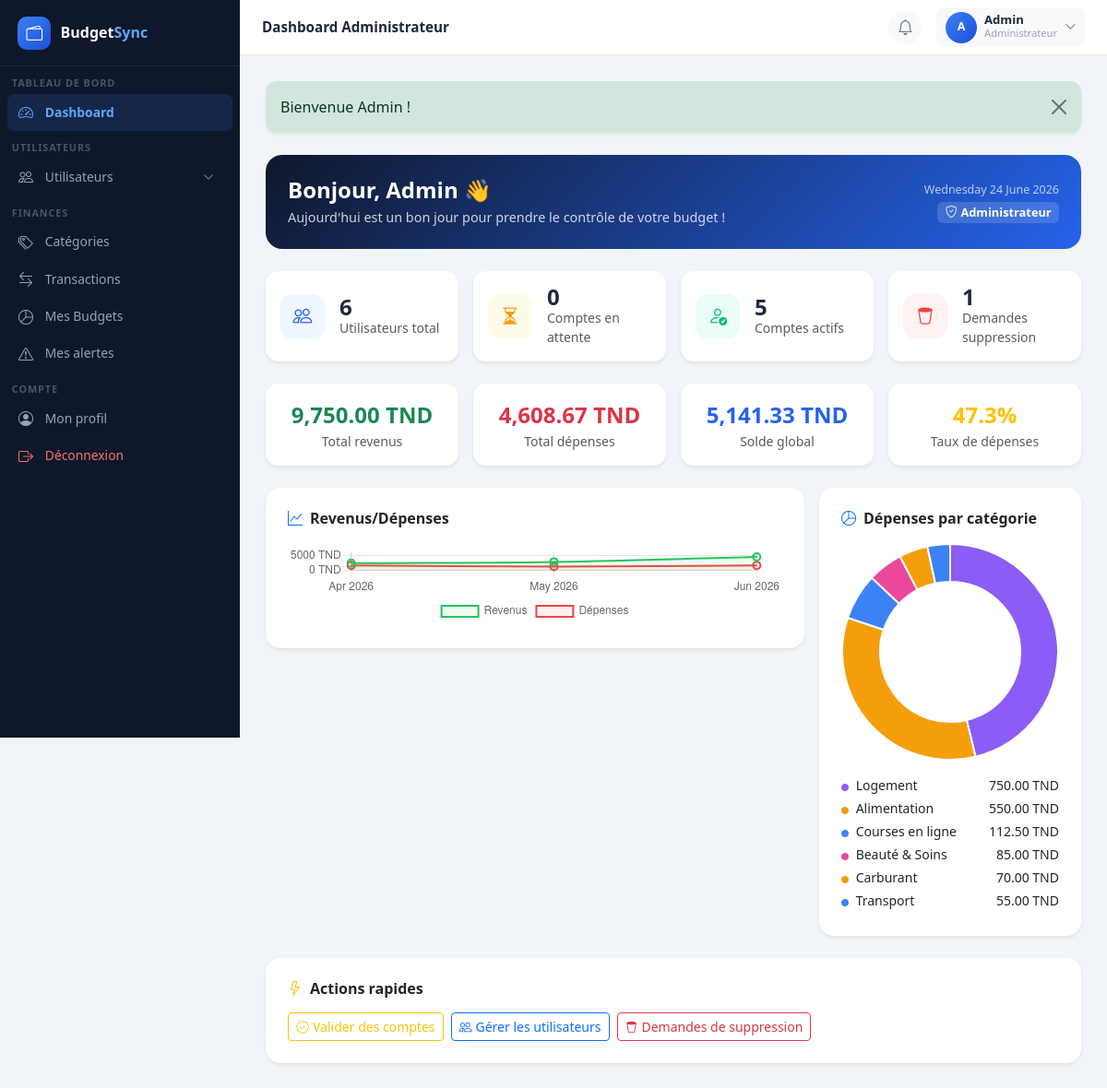
/index.php?page=dashboard (signed in), run on the app's committed database.
### tables this page shows
CREATE TABLE `utilisateurs` (
  `id` int(11) NOT NULL,
  `nom` varchar(100) NOT NULL,
  `prenom` varchar(100) NOT NULL,
  `email` varchar(150) NOT NULL,
  `mot_de_passe` varchar(255) NOT NULL,
  `role` enum('admin','utilisateur') DEFAULT 'utilisateur',
  `statut` enum('actif','en_attente','bloque','suspendu') DEFAULT 'en_attente',
  `date_inscription` datetime DEFAULT current_timestamp(),
  `derniere_connexion` datetime DEFAULT NULL
);

### frontend/pages/admin/dashboard.php (the view)
<?php
require_once __DIR__ . '/../partials/header.php';
$labels    = array_column($evolution, 'mois');
$depData   = array_map('floatval', array_column($evolution, 'depenses'));
$revData   = array_map('floatval', array_column($evolution, 'revenus'));
$catLabels = array_column($repartition, 'nom');
$catData   = array_map('floatval', array_column($repartition, 'total'));
$catColors = array_column($repartition, 'couleur');
?>
<div class="card border-0 mb-4 p-4"
     style="background:linear-gradient(135deg,#0f172a,#2563eb);border-radius:18px;color:#fff;">
    <div class="d-flex justify-content-between align-items-center flex-wrap gap-3">
        <div>
            <h4 class="fw-bold mb-1">Bonjour, <?= htmlspecialchars($user['prenom'], ENT_QUOTES) ?> 👋</h4>
            <p class="mb-0" style="opacity:.8;font-size:.9rem;">
                Aujourd'hui est un bon jour pour prendre le contrôle de votre budget !
            </p>
        </div>
        <div class="text-end">
            <div style="font-size:.78rem;opacity:.7;"><?= date('l d F Y') ?></div>
            <div class="badge" style="background:rgba(255,255,255,.15);color:#fff;font-size:.8rem;margin-top:4px;">
                <i class="bi bi-shield-check me-1"></i>Administrateur
            </div>
        </div>
    </div>
</div>
<div class="row g-3 mb-4">
    <?php
    $kpis = [
        ['label'=>'Utilisateurs total',    'value'=>$nbUsers,    'icon'=>'bi-people',          'color'=>'#2563eb', 'bg'=>'#eff6ff', 'link'=>'admin_utilisateurs'],
        ['label'=>'Comptes en attente',    'value'=>$nbAttente,  'icon'=>'bi-hourglass-split',  'color'=>'#f59e0b', 'bg'=>'#fffbeb', 'link'=>'admin_validation'],
        ['label'=>'Comptes actifs',        'value'=>$nbActifs,   'icon'=>'bi-person-check',     'color'=>'#10b981', 'bg'=>'#ecfdf5', 'link'=>'admin_utilisateurs'],
        ['label'=>'Demandes suppression',  'value'=>$nbDemandes, 'icon'=>'bi-trash2',           'color'=>'#ef4444', 'bg'=>'#fef2f2', 'link'=>'admin_demandes'],
    ];
    foreach($kpis as $k): ?>
    <div class="col-md-3 col-6">
        <a href="index.php?page=<?= $k['link'] ?>" class="text-decoration-none">
            <div class="card border-0 shadow-sm h-100" style="border-radius:14px;">
                <div class="card-body p-3 d-flex align-items-center gap-3">
                    <div style="width:48px;height:48px;background:<?= $k['bg'] ?>;border-radius:12px;
                                display:flex;align-items:center;justify-content:center;flex-shrink:0;">
                        <i class="<?= $k['icon'] ?>" style="font-size:1.3rem;color:<?= $k['color'] ?>"></i>
                    </div>
                    <div>
                        <div class="fw-bold fs-4" style="color:#1e293b;line-height:1;"><?= $k['value'] ?></div>
                        <div class="small text-muted"><?= $k['label'] ?></div>
                    </div>
                </div>
            </div>
        </a>
    </div>
    <?php endforeach; ?>
</div>
<div class="row g-3 mb-4">
    <div class="col-md-3 col-6">
        <div class="card border-0 shadow-sm text-center p-3" style="border-radius:14px;">
            <div class="text-success fw-bold fs-4"><?= number_format($statsGlobales['revenus'],2) ?> TND</div>
            <div class="small text-muted">Total revenus</div>
        </div>
    </div>
    <div class="col-md-3 col-6">
        <div class="card border-0 shadow-sm text-center p-3" style="border-radius:14px;">
            <div class="text-danger fw-bold fs-4"><?= number_format($statsGlobales['depenses'],2) ?> TND</div>
            <div class="small text-muted">Total dépenses</div>
        </div>
    </div>
    <div class="col-md-3 col-6">
        <?php $soldeGlobal = $statsGlobales['revenus'] - $statsGlobales['depenses']; ?>
        <div class="card border-0 shadow-sm text-center p-3" style="border-radius:14px;">
            <div class="fw-bold fs-4" style="color:<?= $soldeGlobal >= 0 ? '#2563eb' : '#ef4444' ?>">
                <?= number_format($soldeGlobal,2) ?> TND
            </div>
            <div class="small text-muted">Solde global</div>
        </div>
    </div>
    <div class="col-md-3 col-6">
        <?php $tauxGlobal = $statsGlobales['revenus'] > 0 ? round(($statsGlobales['depenses']/$statsGlobales['revenus'])*100,1) : 0; ?>
        <div class="card border-0 shadow-sm text-center p-3" style="border-radius:14px;">
            <div class="fw-bold fs-4 text-warning"><?= $tauxGlobal ?>%</div>
            <div class="small text-muted">Taux de dépenses</div>
        </div>
    </div>
</div>
<div class="row g-3 mb-4">
    <div class="col-lg-8">
        <div class="card border-0 shadow-sm p-4" style="border-radius:16px;">
            <h6 class="fw-semibold mb-3">
                <i class="bi bi-graph-up me-2 text-primary"></i>Revenus/Dépenses
            </h6>
            <canvas id="chartEvolution" height="90"></canvas>
        </div>
    </div>
    <div class="col-lg-4">
        <div class="card border-0 shadow-sm p-4" style="border-radius:16px;">
            <h6 class="fw-semibold mb-3">
                <i class="bi bi-pie-chart me-2 text-primary"></i>Dépenses par catégorie
            </h6>
            <?php if(empty($repartition)): ?>
            <div class="text-center text-muted py-4" style="font-size:.85rem;">
                <i class="bi bi-pie-chart d-block mb-2 fs-3"></i>Aucune dépense ce mois
            </div>
            <?php else: ?>
            <canvas id="chartCategories" height="180"></canvas>
            <div class="mt-3">
                <?php foreach($repartition as $r): ?>
                <div class="d-flex justify-content-between align-items-center small mb-1">
                    <span><i class="bi bi-circle-fill me-1" style="color:<?= htmlspecialchars($r['couleur'],ENT_QUOTES) ?>;font-size:.5rem;"></i>
                        <?= htmlspecialchars($r['nom'], ENT_QUOTES) ?></span>
                    <span class="fw-medium"><?= number_format($r['total'],2) ?> TND</span>
                </div>
                <?php endforeach; ?>
            </div>
            <?php endif; ?>
        </div>
    </div>
</div>
<div class="card border-0 shadow-sm p-4" style="border-radius:16px;">
    <h6 class="fw-semibold mb-3"><i class="bi bi-lightning me-2 text-warning"></i>Actions rapides</h6>
    <div class="row g-2">
        <div class="col-auto">
            <a href="index.php?page=admin_validation" class="btn btn-outline-warning btn-sm">
                <i class="bi bi-patch-check me-1"></i>Valider des comptes
            </a>
        </div>
        <div class="col-auto">
            <a href="index.php?page=admin_utilisateurs" class="btn btn-outline-primary btn-sm">
                <i class="bi bi-people me-1"></i>Gérer les utilisateurs
            </a>
        </div>
        <div class="col-auto">
            <a href="index.php?page=admin_demandes" class="btn btn-outline-danger btn-sm">
                <i class="bi bi-trash2 me-1"></i>Demandes de suppression
            </a>
        </div>
    </div>
</div>
<script>
const ctx1 = document.getElementById('chartEvolution')?.getContext('2d');
if(ctx1) {
    new Chart(ctx1, {
        type: 'line',
        data: {
            labels: <?= json_encode($labels) ?>,
            datasets: [
                {label:'Revenus', data:<?= json_encode($revData) ?>, borderColor:'#22c55e',
                 backgroundColor:'rgba(34,197,94,.08)', fill:true, tension:.4, borderWidth:2, pointRadius:4},
                {label:'Dépenses', data:<?= json_encode($depData) ?>, borderColor:'#ef4444',
                 backgroundColor:'rgba(239,68,68,.08)', fill:true, tension:.4, borderWidth:2, pointRadius:4}
            ]
        },
        options:{
            responsive:true,
            plugins:{legend:{position:'bottom',labels:{font:{size:12}}}},
            scales:{y:{beginAtZero:true,ticks:{callback:v=>v+' TND'}}}
        }
    });
}
const ctx2 = document.getElementById('chartCategories')?.getContext('2d');
if(ctx2) {
    new Chart(ctx2, {
        type:'doughnut',
        data:{
            labels:<?= json_encode($catLabels) ?>,
            datasets:[{data:<?= json_encode($catData) ?>, backgroundColor:<?= json_encode($catColors) ?>,
                       borderWidth:2, borderColor:'#fff'}]
        },
        options:{
            responsive:true, cutout:'65%',
            plugins:{legend:{display:false}}
        }
    });
}
</script>
<?php require_once __DIR__ . '/../partials/footer.php'; ?>

### frontend/pages/partials/header.php (shortened to what the rows shown need)
<?php
require_once __DIR__ . '/../../../backend/middlewares/auth.php';
require_once __DIR__ . '/../../../backend/config/database.php';
$user  = utilisateurConnecte();
$flash = getFlash();
$page  = $_GET['page'] ?? '';
?>
<!DOCTYPE html>
<html lang="fr">
<head>
    <link href="https://cdn.jsdelivr.net/npm/bootstrap@5.3.3/dist/css/bootstrap.min.css" rel="stylesheet">
    <link href="https://cdn.jsdelivr.net/npm/bootstrap-icons@1.11.3/font/bootstrap-icons.min.css" rel="stylesheet">
</head>
<body>
<nav id="sidebar">
    <a href="index.php?page=dashboard" class="brand">
        <div class="brand-icon"><i class="bi bi-wallet2"></i></div>
        <div class="brand-text">Budget<span>Sync</span></div>
    </a>
    <div style="flex:1;padding-bottom:1rem;">
    <?php if (estAdmin()): ?>
    <div class="nav-section">Tableau de bord</div>
    <div class="nav-item-wrap">
        <a href="index.php?page=dashboard" class="nav-link <?= $page==='dashboard'?'active':'' ?>">
            <i class="bi bi-speedometer2"></i> Dashboard
        </a>
    </div>
    <div class="nav-section">Utilisateurs</div>
    <div class="nav-item-wrap">
        <a class="nav-link <?= in_array($page,['admin_utilisateurs','admin_validation','admin_demandes'])?'active':'' ?>"
           data-bs-toggle="collapse" href="#menuUsers" aria-expanded="<?= in_array($page,['admin_utilisateurs','admin_validation','admin_demandes'])?'true':'false' ?>">
            <i class="bi bi-people"></i> Utilisateurs
            <i class="bi bi-chevron-down arrow"></i>
        </a>
    </div>
    <div class="nav-section">Finances</div>
    <div class="nav-item-wrap">
        <a href="index.php?page=categories"
           class="nav-link <?= $page === 'categories' ? 'active' : '' ?>">
            <i class="bi bi-tags"></i> Catégories
        </a>
        <a href="index.php?page=transactions"
           class="nav-link <?= $page === 'transactions' ? 'active' : '' ?>">
            <i class="bi bi-arrow-left-right"></i> Transactions
        </a>
        <a href="index.php?page=budgets"
           class="nav-link <?= $page === 'budgets' ? 'active' : '' ?>">
            <i class="bi bi-pie-chart"></i> Mes Budgets
        </a>
        <a href="index.php?page=alertes" class="nav-link <?= $page==='alertes'?'active':'' ?>">
            <i class="bi bi-exclamation-triangle"></i> Mes alertes
        </a>
    </div>
    <div class="nav-section">Compte</div>
    <div class="nav-item-wrap">
        <a href="index.php?page=profil"
           class="nav-link <?= $page === 'profil' ? 'active' : '' ?>">
            <i class="bi bi-person-circle"></i> Mon profil
        </a>
        <a href="index.php?page=logout" class="nav-link danger">
            <i class="bi bi-box-arrow-right"></i> Déconnexion
        </a>
    </div>
    <?php endif; ?>
    </div>
</nav>
<div id="main">
    <div class="topbar">
        <div class="d-flex align-items-center gap-3">
            <span class="topbar-title"><?= htmlspecialchars($pageTitle ?? APP_NAME, ENT_QUOTES) ?></span>
        </div>
        <div class="d-flex align-items-center gap-3">
            <div class="dropdown bell-wrapper">
                <a href="#" class="btn btn-sm btn-light border-0 d-flex align-items-center"
                   data-bs-toggle="dropdown" aria-expanded="false"
                   style="width:36px;height:36px;border-radius:50%;justify-content:center;">
                    <i class="bi bi-bell" style="font-size:1.05rem;color:#64748b;"></i>
                </a>
            </div>
            <div class="dropdown">
                <button class="btn btn-sm btn-light border-0 d-flex align-items-center gap-2"
                        data-bs-toggle="dropdown" style="border-radius:8px;padding:.3rem .6rem;">
                    <div class="user-avatar">
                        <?= strtoupper(substr($user['prenom'],0,1) . substr($user['nom'],0,1)) ?>
                    </div>
                    <div class="text-start d-none d-md-block">
                        <div style="font-size:.82rem;font-weight:600;color:#1e293b;line-height:1.1;">
                            <?= htmlspecialchars($user['prenom'].' '.$user['nom'], ENT_QUOTES) ?>
                        </div>
                        <div style="font-size:.7rem;color:#94a3b8;">
                            <?= $user['role'] === 'admin' ? 'Administrateur' : 'Utilisateur' ?>
                        </div>
                    </div>
                    <i class="bi bi-chevron-down small text-muted"></i>
                </button>
            </div>
        </div>
    </div>
    <div class="page-body">
    <?php if ($flash): ?>
    <div class="alert alert-<?= $flash['type'] ?> alert-dismissible fade show shadow-sm border-0 mb-4"
         style="border-radius:12px;" role="alert">
        <?= htmlspecialchars($flash['message'], ENT_QUOTES) ?>
        <button type="button" class="btn-close" data-bs-dismiss="alert"></button>
    </div>
    <?php endif; ?>

### data on the page
utilisateurs: prenom+nom "A", prenom+nom "Admin", prenom "Admin"

### other printed values
$pageTitle "Dashboard Administrateur"
$flash['message'] "Bienvenue Admin !"
$k['value'] "6"
$k['label'] "Utilisateurs total"
$k['value'] "0"
$k['label'] "Comptes en attente"
$k['value'] "5"
$k['label'] "Comptes actifs"
$k['value'] "1"
$k['label'] "Demandes suppression"
$statsGlobales['revenus'] "9,750.00"
$statsGlobales['depenses'] "4,608.67"
$soldeGlobal "5,141.33"
$tauxGlobal "47.3"
$r['nom'] "Logement"
